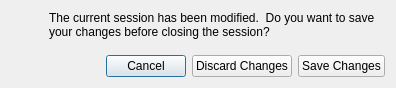
<?xml version="1.0" encoding="UTF-8"?>
<ui version="4.0">
 <class>Dialog</class>
 <widget class="QDialog" name="Dialog">
  <property name="windowModality">
   <enum>Qt::ApplicationModal</enum>
  </property>
  <property name="geometry">
   <rect>
    <x>0</x>
    <y>0</y>
    <width>396</width>
    <height>88</height>
   </rect>
  </property>
  <property name="windowTitle">
   <string>Save Changes?</string>
  </property>
  <property name="windowIcon">
   <iconset resource="resources.qrc">
    <normaloff>:/synthclone/images/16x16/important.png</normaloff>:/synthclone/images/16x16/important.png</iconset>
  </property>
  <property name="sizeGripEnabled">
   <bool>false</bool>
  </property>
  <property name="modal">
   <bool>true</bool>
  </property>
  <layout class="QVBoxLayout" stretch="1,0">
   <item>
    <layout class="QHBoxLayout" stretch="0,1">
     <item>
      <widget class="QLabel" name="label">
       <property name="minimumSize">
        <size>
         <width>32</width>
         <height>32</height>
        </size>
       </property>
       <property name="text">
        <string/>
       </property>
       <property name="pixmap">
        <pixmap resource="resources.qrc">:/synthclone/images/32x32/important.png</pixmap>
       </property>
       <property name="alignment">
        <set>Qt::AlignLeading|Qt::AlignLeft|Qt::AlignTop</set>
       </property>
      </widget>
     </item>
     <item>
      <widget class="QLabel" name="label">
       <property name="text">
        <string>The current session has been modified.  Do you want to save your changes before closing the session?</string>
       </property>
       <property name="alignment">
        <set>Qt::AlignLeading|Qt::AlignLeft|Qt::AlignTop</set>
       </property>
       <property name="wordWrap">
        <bool>true</bool>
       </property>
      </widget>
     </item>
    </layout>
   </item>
   <item>
    <layout class="QHBoxLayout" stretch="1,0,0,0">
     <item>
      <spacer>
       <property name="orientation">
        <enum>Qt::Horizontal</enum>
       </property>
       <property name="sizeHint" stdset="0">
        <size>
         <width>0</width>
         <height>0</height>
        </size>
       </property>
      </spacer>
     </item>
     <item>
      <widget class="QPushButton" name="cancelButton">
       <property name="text">
        <string>Cancel</string>
       </property>
       <property name="icon">
        <iconset resource="resources.qrc">
         <normaloff>:/synthclone/images/16x16/close.png</normaloff>:/synthclone/images/16x16/close.png</iconset>
       </property>
      </widget>
     </item>
     <item>
      <widget class="QPushButton" name="discardButton">
       <property name="text">
        <string>Discard Changes</string>
       </property>
       <property name="icon">
        <iconset resource="resources.qrc">
         <normaloff>:/synthclone/images/16x16/quit.png</normaloff>:/synthclone/images/16x16/quit.png</iconset>
       </property>
      </widget>
     </item>
     <item>
      <widget class="QPushButton" name="saveButton">
       <property name="text">
        <string>Save Changes</string>
       </property>
       <property name="icon">
        <iconset resource="resources.qrc">
         <normaloff>:/synthclone/images/16x16/save.png</normaloff>:/synthclone/images/16x16/save.png</iconset>
       </property>
      </widget>
     </item>
    </layout>
   </item>
  </layout>
 </widget>
 <resources>
  <include location="resources.qrc"/>
 </resources>
 <connections/>
</ui>
